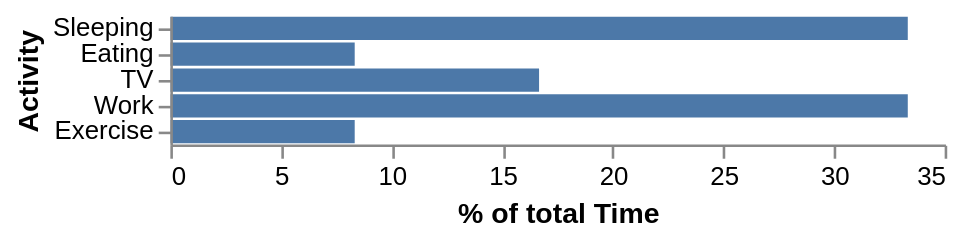

This figure's Vega-Lite source:
### Vega specification from a JSON file in a GitHub repository (floating-point values rounded to 4 significant figures)
{"$schema": "https://vega.github.io/schema/vega/v3.0.json", "description": "A bar graph showing what activites consume what percentage of the day.", "autosize": "pad", "padding": 5, "width": 300, "height": 50, "style": "cell", "data": [{"name": "source_0", "values": [{"Activity": "Sleeping", "Time": 8}, {"Activity": "Eating", "Time": 2}, {"Activity": "TV", "Time": 4}, {"Activity": "Work", "Time": 8}, {"Activity": "Exercise", "Time": 2}]}, {"name": "data_0", "source": "source_0", "transform": [{"type": "window", "params": [null], "as": ["TotalTime"], "ops": ["sum"], "fields": ["Time"], "sort": {"field": [], "order": []}, "frame": [null, null]}, {"type": "formula", "expr": "datum.Time/datum.TotalTime * 100", "as": "PercentOfTotal"}, {"type": "filter", "expr": "datum[\"PercentOfTotal\"] !== null && !isNaN(datum[\"PercentOfTotal\"])"}]}], "marks": [{"name": "marks", "type": "rect", "clip": true, "style": ["bar"], "from": {"data": "data_0"}, "encode": {"update": {"fill": {"value": "#4c78a8"}, "x": {"scale": "x", "field": "PercentOfTotal"}, "x2": {"scale": "x", "value": 0}, "y": {"scale": "y", "field": "Activity"}, "height": {"scale": "y", "band": true}}}}], "scales": [{"name": "x", "type": "linear", "domain": {"data": "data_0", "field": "PercentOfTotal"}, "range": [0, {"signal": "width"}], "nice": true, "zero": true}, {"name": "y", "type": "band", "domain": {"data": "data_0", "field": "Activity"}, "range": [0, {"signal": "height"}], "paddingInner": 0.1, "paddingOuter": 0.05}], "axes": [{"scale": "x", "orient": "bottom", "title": "% of total Time", "labelFlush": true, "labelOverlap": true, "tickCount": {"signal": "ceil(width/40)"}, "zindex": 1}, {"scale": "y", "orient": "left", "title": "Activity", "zindex": 1}], "config": {"axis": {"domainWidth": 1}, "axisY": {"minExtent": 30}, "style": {"cell": {"stroke": "transparent"}}}}
